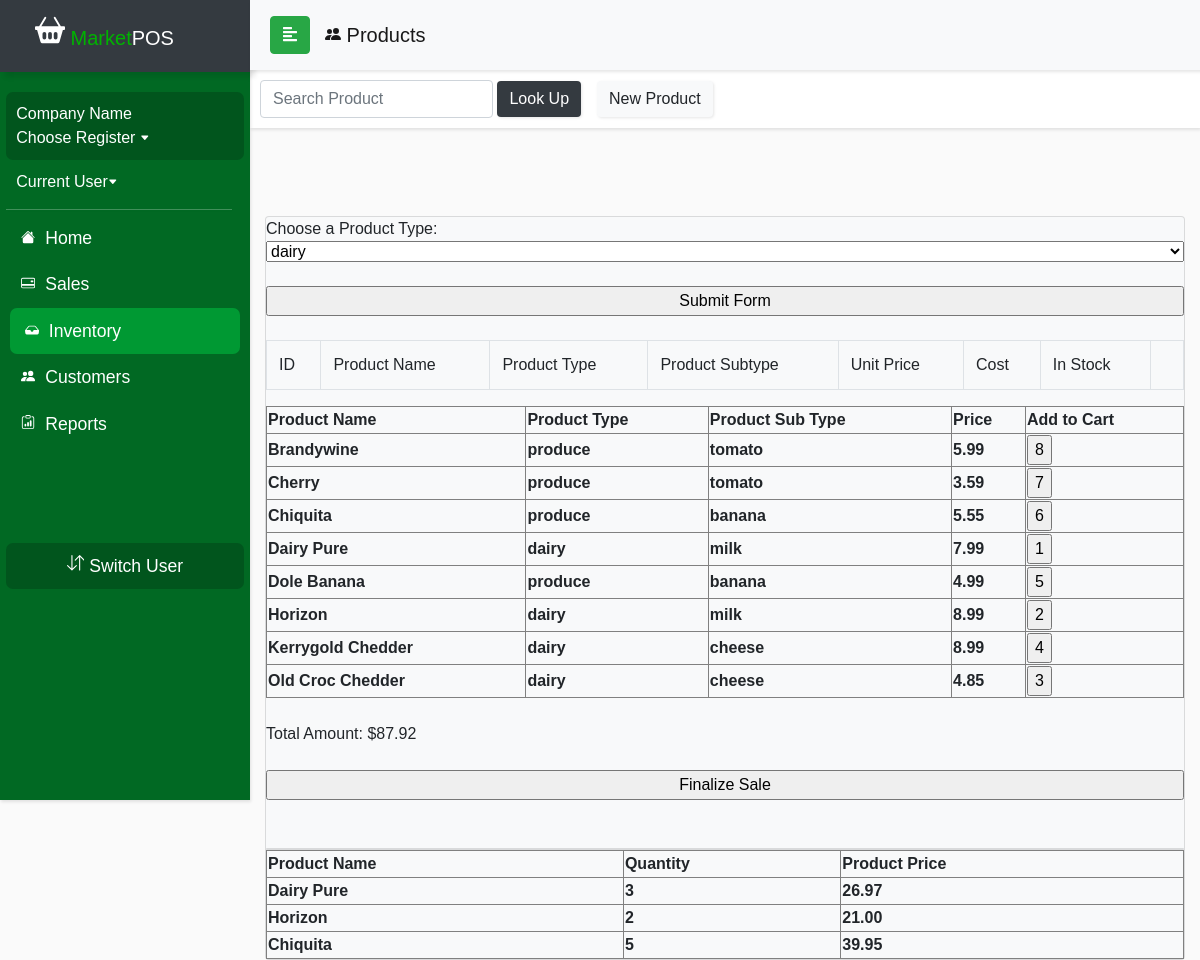
The page /currentDraft/productview.php on the database as committed earlier.
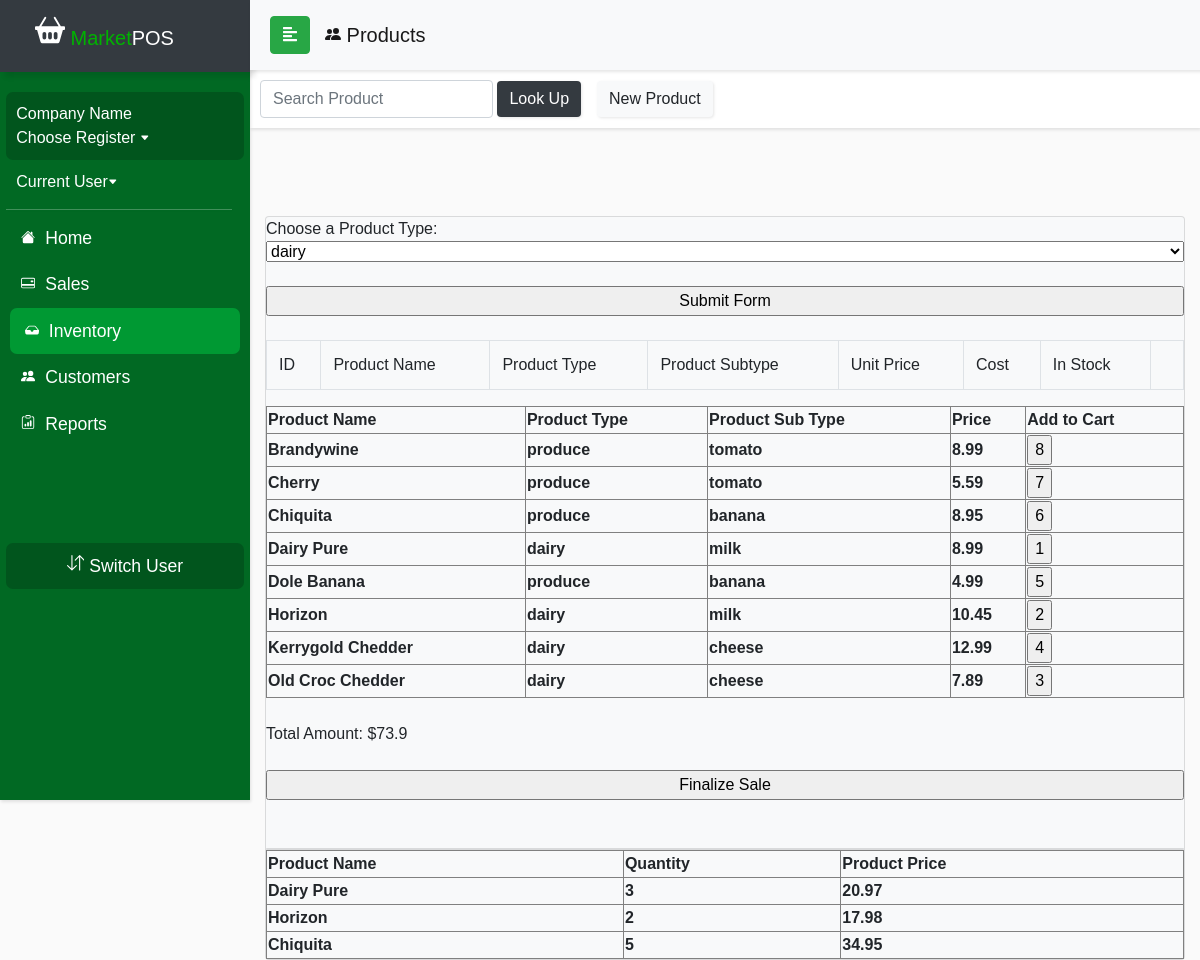
The same page on the database as committed later.
### tables this page shows
CREATE TABLE `product_inventory` (
  `product_id` int(11) NOT NULL,
  `productName` varchar(50) NOT NULL,
  `productType` varchar(50) NOT NULL,
  `productSubType` varchar(50) NOT NULL,
  `unit_price` float NOT NULL,
  `cost` float NOT NULL,
  `in_stock` int(11) NOT NULL,
  `vendor_id` int(11) DEFAULT NULL,
  `OID` int(11) DEFAULT NULL
);

CREATE TABLE `cart` (
  `cart_id` int(11) NOT NULL,
  `CID` int(11) DEFAULT NULL,
  `qty` int(11) NOT NULL,
  `discount` varchar(50) NOT NULL,
  `cart_purchase` tinyint(1) DEFAULT NULL,
  `product_id` int(11) DEFAULT NULL
);

### currentDraft/productTypeWithTable.php (the view, shortened to what the changed rows need)
<?php
    include_once('config.php');
    if(isset($_GET['productSubType'])) {
        $query = "SELECT * FROM product_inventory WHERE productSubType = '".$_GET['productSubType']."' AND in_stock != 0 ORDER BY productName";
    }
    else if(isset($_GET['productType'])) {
        $query = "SELECT * FROM product_inventory WHERE productType = '".$_GET['productType']."' AND in_stock != 0 ORDER BY productName";
    } else
        $query = "SELECT * FROM product_inventory WHERE in_stock != 0 ORDER BY productName";
    $result = mysqli_query($conn, $query) or die("Execution Failed");
    $tableCode = "<table border='1' name='product'>";
    $tableCode .= "<tr> <th>Product Name</th> <th>Product Type</th> <th>Product Sub Type</th> <th>Price</th> <th>Add to Cart</th> </tr>";
    while($row = mysqli_fetch_assoc($result)) {
        $tableCode .= "<tr> <th>".$row['productName']."</th> <th>".$row['productType']."</th> <th>"
        .$row['productSubType']."</th><th>".$row['unit_price']."</th><th><input type='submit' name='addToCart' value=".$row['product_id']."
        ></th> </tr>";
    }
    $tableCode .= "</table>";
?>

### currentDraft/productview.php (shortened to what the changed rows need)
<!DOCTYPE html>
<html>
<head>
  <link rel="stylesheet" href="css/bootstrap.min.css">
  <link rel="stylesheet" href="userStyle2.css">
  <link rel="stylesheet" href="css/jquery.mCustomScrollbar.min.css">
</head>
<body>
 <nav id="sidebar">
        <div class="sidebar-header bg-dark">
            <h1><span><a class="navbar-brand relative-top" href="indexDraft.php">
                        <span style="color: #00b300"> Market</span>POS</a></h1>
        </div>
    </nav>
  <div id="content">
    <div class="container justify-content-center" id="formscreen">
      <div class="row">
        <div class="col m-auto">
          <div class="card mt-5 bg-light">
            <table class="table table-bordered">
              <tr>
              </tr>
              <?php include('productForm.php') ?>
              <div class='card mt-5 bg-light'>
              </div>
            </table>
          </div>
        </div>
      </div>
    </div>
</body>
</html>

### currentDraft/joinCart.php (shortened to what the changed rows need)
<br>
<?php
    include_once('config.php');
    $query = "SELECT product_inventory.productName, product_inventory.cost, cart.qty FROM product_inventory
              INNER JOIN cart ON product_inventory.product_id=cart.product_id";
    $result = mysqli_query($conn, $query) or die("Execution Failed");
    $cartCode = "<table border='1' name='product'>";
    $cartCode .= "<tr> <th>Product Name</th> <th>Quantity</th> <th>Product Price</th> </tr>";
    while($row = mysqli_fetch_assoc($result)) {
        $newCost = $row['qty'] * $row['cost'];
        $format = number_format($newCost, 2);
        $cartCode .= "<tr> <th>".$row['productName']."</th> <th>".$row['qty']."</th> <th>".$format."</th> </tr>";
    }
    echo($cartCode);
?>
<br>

Rows that differ between the two databases and show on the page:
changed product_inventory "Brandywine": unit_price "5.99" → "8.99"
changed product_inventory "Cherry": unit_price "3.59" → "5.59"
changed product_inventory "Chiquita": unit_price "5.55" → "8.95"
changed product_inventory "Dairy Pure": unit_price "7.99" → "8.99"
changed product_inventory "Horizon": unit_price "8.99" → "10.45"
changed product_inventory "Kerrygold Chedder": unit_price "8.99" → "12.99"
changed product_inventory "Old Croc Chedder": unit_price "4.85" → "7.89"
changed through a linked row, cart "Dairy Pure": qty.cost "26.97" → "20.97"
changed through a linked row, cart "Horizon": qty.cost "21.00" → "17.98"
changed through a linked row, cart "Chiquita": qty.cost "39.95" → "34.95"
Other text that changed with them:
text written by a page script: "Choose a Product Type: Total Amount: $87.92" → "Choose a Product Type: Total Amount: $73.9"
